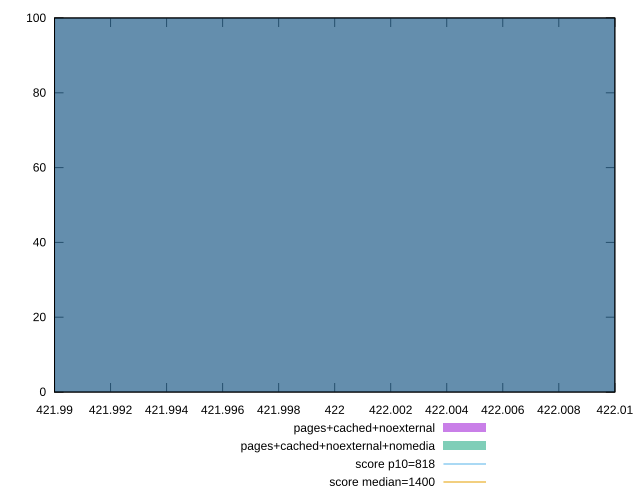

Generate this figure with gnuplot:
reset

$pagesCachedNoexternal <<EOF
422 100
EOF

$pagesCachedNoexternalNomedia <<EOF
422 100
EOF

set key outside below
set boxwidth 0.1
set xrange [421.99:422.01]
set yrange [0:100]
set trange [0:100]
set style fill transparent solid 0.5 noborder

set parametric
set terminal svg size 640, 500 enhanced background rgb 'white'
set output "reprap/dom-size/comparison/histogram/2_vs_3.svg"

plot $pagesCachedNoexternal title "pages+cached+noexternal" with boxes, \
     $pagesCachedNoexternalNomedia title "pages+cached+noexternal+nomedia" with boxes, \
     818,t title "score p10=818", \
     1400,t title "score median=1400"

reset
